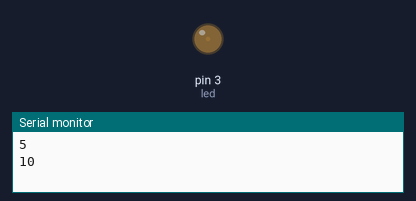
Bench run of a sketch on a simulated Arduino Uno, built with avr-gcc and run on an emulated ATmega328P. On the bench: output pins drawn as LEDs (lit = HIGH), the last lines printed to the serial monitor.

Above: at 0.05 s.
At 0.95 s:
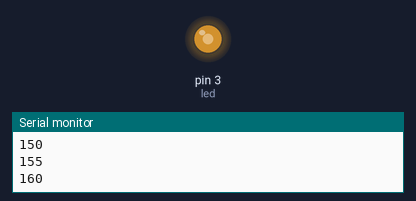
At 1.4 s:
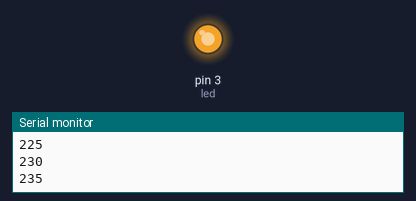
At 2.75 s:
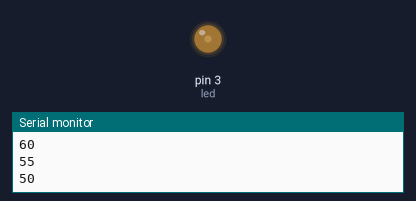
Timing chart, 0 to 7.1 s (numbered marks = the images above):
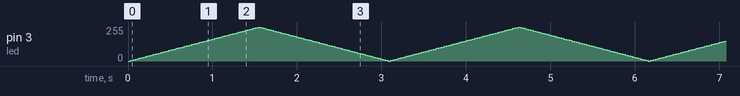

The sketch:

breathing-led.ino
```cpp
int led = 3;
int brightness = 0;
int fadeAmount = 5;

void setup() {
  //settting baud speed (serial monitor speed)
  Serial.begin(9600);

  //setting pin 3 as output pin
  pinMode(led, OUTPUT);
}

void loop() {
  //set brightness to pin 3
  analogWrite(led, brightness);

  // change the brightness for the next through loop
  brightness = brightness + fadeAmount;
  Serial.println(brightness);

  // reverse the direction of the fading at the ends of the fade
  if(brightness <= 0 || brightness >= 255) {
    fadeAmount = -fadeAmount;
  }
  //wait 30 ms to see the fading
  delay(30);
}
```
